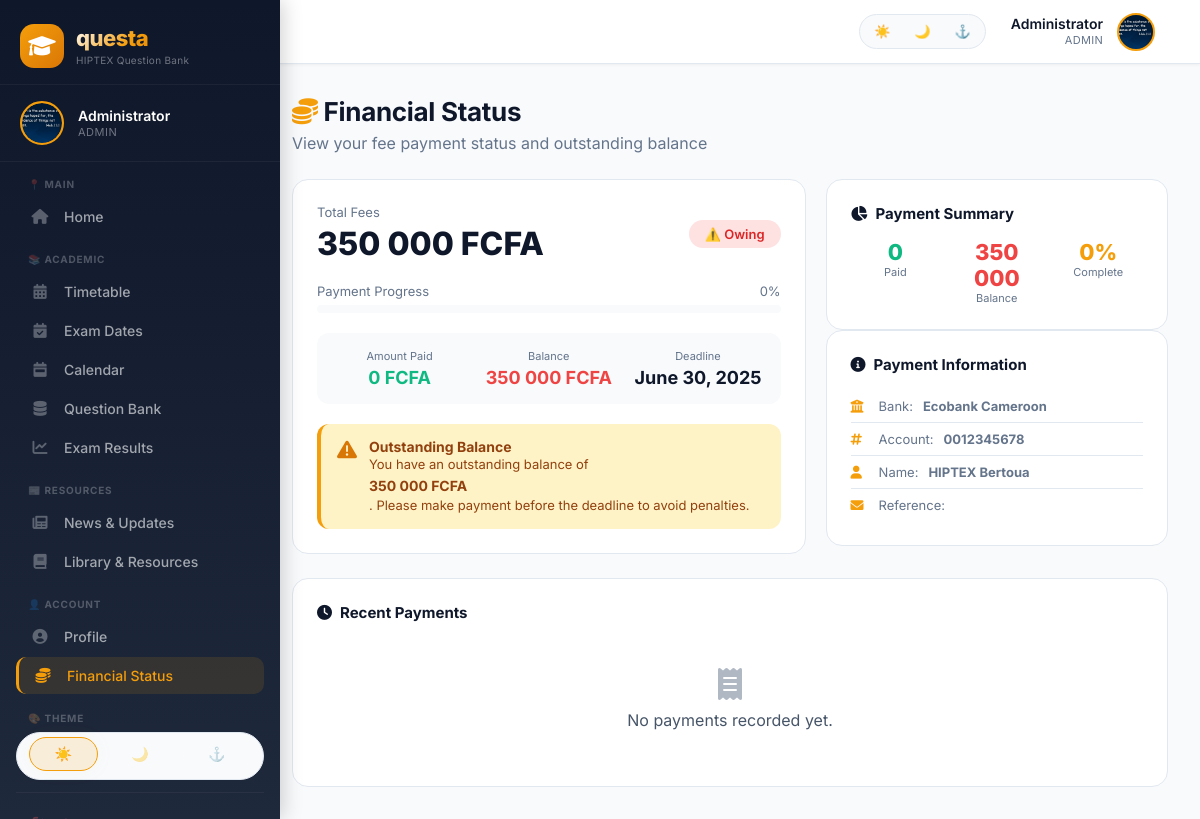
Page /financial-status.php (signed in) on the committed database.
### tables this page shows
CREATE TABLE `users` (
  `id` int(11) NOT NULL,
  `name` varchar(100) NOT NULL,
  `email` varchar(100) NOT NULL,
  `password` varchar(255) NOT NULL,
  `role` enum('admin','lecturer','student') DEFAULT 'student',
  `matricule` varchar(50) DEFAULT NULL,
  `department_id` int(11) DEFAULT NULL,
  `avatar` varchar(255) DEFAULT NULL,
  `created_at` datetime DEFAULT current_timestamp()
);

### includes/config.php (called while the page is built, shortened)
<?php
function getCurrentUser($pdo) {
    try {
        $stmt = $pdo->prepare("SELECT * FROM users WHERE id = ?");
        $stmt->execute([$_SESSION['user_id']]);
        return $stmt->fetch();
    } catch (PDOException $e) {
        return null;
    }
}

### financial-status.php (the view, shortened to what this page needs)
<?php
require_once 'includes/config.php';
$currentUser = getCurrentUser($pdo);
$stmt = $pdo->prepare("
    SELECT * FROM financial_records WHERE student_id = ?
");
$stmt->execute([$currentUser['id']]);
$financial = $stmt->fetch();
if (!$financial) {
    $stmt = $pdo->prepare("SELECT * FROM financial_records WHERE student_id = ?");
    $stmt->execute([$currentUser['id']]);
    $financial = $stmt->fetch();
}
$totalFees = $financial['total_fees'] ?? 350000;
$paid = $financial['paid'] ?? 0;
$balance = $financial['balance'] ?? 350000;
$status = $financial['status'] ?? 'owing';
$deadline = $financial['deadline'] ?? '2025-06-30';
$percentage = $totalFees > 0 ? round(($paid / $totalFees) * 100) : 0;
include 'includes/header.php';
include 'includes/sidebar.php';
?>
<div class="main-content">
    <div class="page-header">
        <h1><i class="fas fa-coins" style="color: #f59e0b;"></i> Financial Status</h1>
        <p>View your fee payment status and outstanding balance</p>
    </div>
    <div class="financial-summary-grid">
        <div class="financial-card main-card">
            <div class="financial-header">
                <div class="financial-header-left">
                    <span class="financial-label">Total Fees</span>
                    <span class="financial-amount"><?php echo number_format($totalFees, 0, ',', ' '); ?> FCFA</span>
                </div>
                <div class="status-badge <?php echo $status == 'paid' ? 'paid' : 'owing'; ?>">
                    <?php echo $status == 'paid' ? '✅ Paid' : '⚠️ Owing'; ?>
                </div>
            </div>
            <div class="progress-section">
                <div class="progress-info">
                    <span>Payment Progress</span>
                    <span><?php echo $percentage; ?>%</span>
                </div>
                <div class="progress-bar">
                </div>
            </div>
            <div class="financial-breakdown">
                <div class="breakdown-item">
                    <span class="breakdown-label">Amount Paid</span>
                    <span class="breakdown-value paid"><?php echo number_format($paid, 0, ',', ' '); ?> FCFA</span>
                </div>
                <div class="breakdown-item">
                    <span class="breakdown-label">Balance</span>
                    <span class="breakdown-value <?php echo $balance > 0 ? 'owing' : 'clear'; ?>">
                        <?php echo number_format($balance, 0, ',', ' '); ?> FCFA
                    </span>
                </div>
                <div class="breakdown-item">
                    <span class="breakdown-label">Deadline</span>
                    <span class="breakdown-value"><?php echo date('F j, Y', strtotime($deadline)); ?></span>
                </div>
            </div>
            <?php if ($balance > 0): ?>
                <div class="fee-warning">
                    <i class="fas fa-exclamation-triangle"></i>
                    <div>
                        <strong>Outstanding Balance</strong>
                        <p>You have an outstanding balance of <strong><?php echo number_format($balance, 0, ',', ' '); ?> FCFA</strong>.
                        Please make payment before the deadline to avoid penalties.</p>
                    </div>
                </div>
            <?php endif; ?>
        </div>
        <div class="financial-side-cards">
            <div class="financial-card side-card">
                <h4><i class="fas fa-chart-pie"></i> Payment Summary</h4>
                <div class="payment-stats">
                    <div class="payment-stat">
                        <span class="stat-number" style="color: #10b981;"><?php echo number_format($paid, 0, ',', ' '); ?></span>
                        <span class="stat-label">Paid</span>
                    </div>
                    <div class="payment-stat">
                        <span class="stat-number" style="color: <?php echo $balance > 0 ? '#ef4444' : '#10b981'; ?>;">
                            <?php echo number_format($balance, 0, ',', ' '); ?>
                        </span>
                        <span class="stat-label">Balance</span>
                    </div>
                    <div class="payment-stat">
                        <span class="stat-number" style="color: #f59e0b;"><?php echo $percentage; ?>%</span>
                        <span class="stat-label">Complete</span>
                    </div>
                </div>
            </div>
            <div class="financial-card side-card">
                <h4><i class="fas fa-info-circle"></i> Payment Information</h4>
                <ul class="payment-info-list">
                    <li><i class="fas fa-university"></i> Bank: <strong>Ecobank Cameroon</strong></li>
                    <li><i class="fas fa-hashtag"></i> Account: <strong>0012345678</strong></li>
                    <li><i class="fas fa-user"></i> Name: <strong>HIPTEX Bertoua</strong></li>
                    <li><i class="fas fa-envelope"></i> Reference: <strong><?php echo htmlspecialchars($currentUser['matricule']); ?></strong></li>
                </ul>
            </div>
        </div>
    </div>
    <div class="financial-card recent-payments">
        <h4><i class="fas fa-clock"></i> Recent Payments</h4>
        <?php if ($paid > 0): ?>
            <table class="payment-table">
                <thead>
                    <tr>
                        <th>Date</th>
                        <th>Description</th>
                        <th>Amount</th>
                        <th>Status</th>
                    </tr>
                </thead>
                <tbody>
                    <tr>
                        <td><?php echo date('M d, Y'); ?></td>
                        <td>Tuition Fee Payment</td>
                        <td><?php echo number_format($paid, 0, ',', ' '); ?> FCFA</td>
                        <td><span class="status-badge paid" style="font-size: 10px;">Confirmed</span></td>
                    </tr>
                </tbody>
            </table>
        <?php else: ?>
            <div class="no-payments">
                <i class="fas fa-receipt"></i>
                <p>No payments recorded yet.</p>
            </div>
        <?php endif; ?>
    </div>
</div>
<?php include 'includes/footer.php'; ?>

### includes/header.php (shortened to what this page needs)
<?php
$currentUser = getCurrentUser($pdo);
?>
<!DOCTYPE html>
<html lang="en">
<head>
    <link rel="stylesheet" href="https://cdnjs.cloudflare.com/ajax/libs/font-awesome/6.0.0-beta3/css/all.min.css">
    <link rel="stylesheet" href="assets/css/styles.css">
</head>
<body>
<div class="top-header">
    <div class="top-header-left">
        <div class="top-header-title">
            Questa <span>HIPTEX</span>
        </div>
    </div>
    <div class="top-header-right">
        <div class="header-theme-switcher">
            <button class="header-theme-btn" data-theme="light" onclick="setTheme('light')" title="Light Theme">☀️</button>
            <button class="header-theme-btn" data-theme="dark" onclick="setTheme('dark')" title="Dark Theme">🌙</button>
            <button class="header-theme-btn" data-theme="navy" onclick="setTheme('navy')" title="Navy Theme">⚓</button>
        </div>
        <a href="profile.php" class="header-user">
            <div class="header-user-info">
                <div class="header-user-name" id="headerUserName">
                    <?php echo htmlspecialchars($currentUser['name'] ?? 'User'); ?>
                </div>
                <div class="header-user-role" id="headerUserRole">
                    <?php echo ucfirst($currentUser['role'] ?? 'student'); ?>
                </div>
            </div>
            <div class="header-avatar" id="headerAvatar">
                <?php
                if (!empty($currentUser['avatar']) && file_exists($currentUser['avatar'])) {
                    echo '<img src="' . $currentUser['avatar'] . '" style="width:100%;height:100%;border-radius:50%;object-fit:cover;">';
                } else {
                    $initials = strtoupper(substr($currentUser['name'] ?? 'U', 0, 1));
                    echo $initials;
                }
                ?>
            </div>
        </a>
    </div>
</div>

### includes/sidebar.php (shortened to what this page needs)
<?php
$currentUser = getCurrentUser($pdo);
$currentPage = basename($_SERVER['PHP_SELF']);
?>
<div class="sidebar" id="sidebar">
    <div class="sidebar-overlay-content">
        <div class="sidebar-header">
            <div class="sidebar-logo">
                <div class="sidebar-logo-icon">
                    <i class="fas fa-graduation-cap"></i>
                </div>
                <div class="sidebar-logo-text">
                    <h2>questa</h2>
                    <p>HIPTEX Question Bank</p>
                </div>
            </div>
        </div>
        <div class="sidebar-profile">
            <div class="sidebar-avatar" id="sidebarAvatar">
                <?php
                if (!empty($currentUser['avatar']) && file_exists($currentUser['avatar'])) {
                    echo '<img src="' . $currentUser['avatar'] . '" alt="Profile" style="width:100%;height:100%;border-radius:50%;object-fit:cover;">';
                } else {
                    $initials = strtoupper(substr($currentUser['name'] ?? 'U', 0, 1));
                    echo $initials;
                }
                ?>
            </div>
            <div class="sidebar-profile-info">
                <span class="sidebar-profile-name" id="sidebarProfileName"><?php echo htmlspecialchars($currentUser['name'] ?? 'User'); ?></span>
                <span class="sidebar-profile-role" id="sidebarProfileRole"><?php echo ucfirst($currentUser['role'] ?? 'student'); ?></span>
            </div>
        </div>
        <div class="nav-menu">
            <div class="nav-section">📍 Main</div>
            <a href="dashboard.php" class="nav-item <?php echo $currentPage == 'dashboard.php' ? 'active' : ''; ?>">
                <i class="fas fa-home"></i> Home
            </a>
            <div class="nav-section">📚 Academic</div>
            <a href="timetable.php" class="nav-item <?php echo $currentPage == 'timetable.php' ? 'active' : ''; ?>">
                <i class="fas fa-calendar-alt"></i> Timetable
            </a>
            <a href="exam-dates.php" class="nav-item <?php echo $currentPage == 'exam-dates.php' ? 'active' : ''; ?>">
                <i class="fas fa-calendar-check"></i> Exam Dates
            </a>
            <a href="calendar.php" class="nav-item <?php echo $currentPage == 'calendar.php' ? 'active' : ''; ?>">
                <i class="fas fa-calendar-week"></i> Calendar
            </a>
            <a href="question-bank.php" class="nav-item <?php echo $currentPage == 'question-bank.php' ? 'active' : ''; ?>">
                <i class="fas fa-database"></i> Question Bank
            </a>
            <a href="exam-results.php" class="nav-item <?php echo $currentPage == 'exam-results.php' ? 'active' : ''; ?>">
                <i class="fas fa-chart-line"></i> Exam Results
            </a>
            <div class="nav-section">📰 Resources</div>
            <a href="news.php" class="nav-item <?php echo $currentPage == 'news.php' ? 'active' : ''; ?>">
                <i class="fas fa-newspaper"></i> News &amp; Updates
            </a>
            <a href="library.php" class="nav-item <?php echo $currentPage == 'library.php' ? 'active' : ''; ?>">
                <i class="fas fa-book"></i> Library &amp; Resources
            </a>
            <div class="nav-section">👤 Account</div>
            <a href="profile.php" class="nav-item <?php echo $currentPage == 'profile.php' ? 'active' : ''; ?>">
                <i class="fas fa-user-circle"></i> Profile
            </a>
            <a href="financial-status.php" class="nav-item <?php echo $currentPage == 'financial-status.php' ? 'active' : ''; ?>">
                <i class="fas fa-coins"></i> Financial Status
            </a>
            <div class="nav-section">🎨 Theme</div>
            <div class="theme-switcher">
                <button class="theme-btn active" data-theme="light" onclick="setTheme('light')" title="Light Theme">☀️</button>
                <button class="theme-btn" data-theme="dark" onclick="setTheme('dark')" title="Dark Theme">🌙</button>
                <button class="theme-btn" data-theme="navy" onclick="setTheme('navy')" title="Navy Theme">⚓</button>
            </div>
            <div class="logout-item">
                <a href="logout.php" class="nav-item logout">
                </a>
            </div>
        </div>
    </div>
</div>

### rows in the picture
users: name "Administrator", role "ADMIN", avatar (picture)

### other values in the picture
$totalFees "350 000"
$percentage "0"
$paid "0"
$balance "350 000"
date('F j, Y', strtotime($deadline)) "June 30, 2025"
